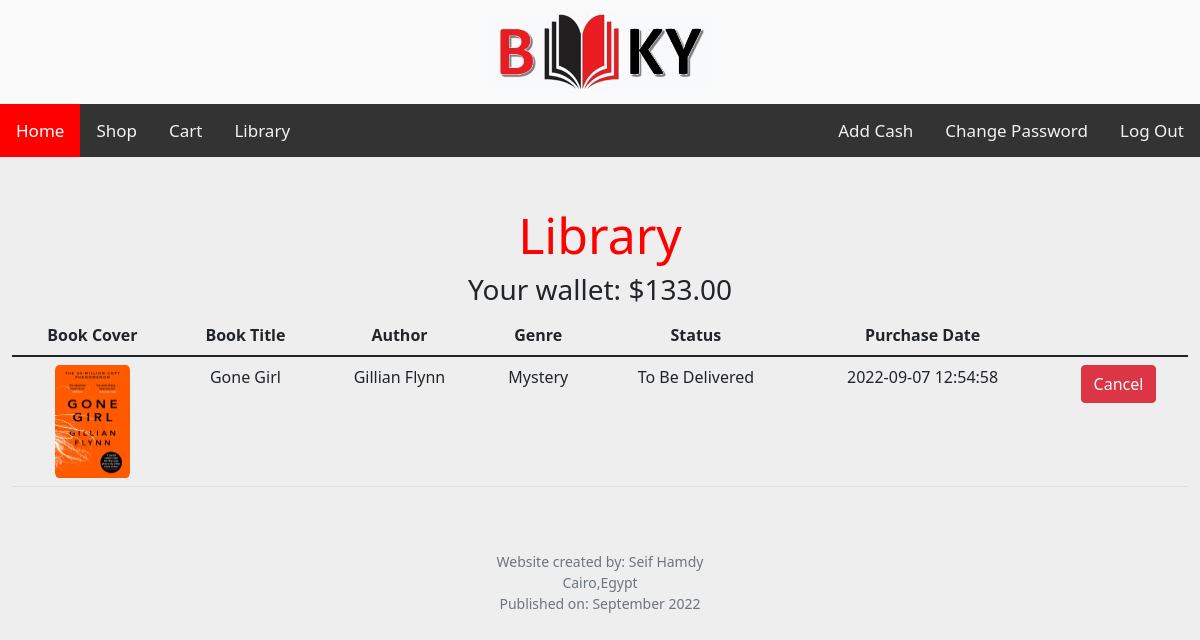
Page /library (signed in) on the committed database.
### tables this page shows
CREATE TABLE library (id INTEGER PRIMARY KEY AUTOINCREMENT NOT NULL, username TEXT NOT NULL, bookcover TEXT NOT NULL, booktitle TEXT NOT NULL, author TEXT NOT NULL, genre TEXT NOT NULL, status TEXT NOT NULL, date DATETIME NOT NULL);

### app.py (the view)
@app.route("/library", methods=["GET","POST"])
@login_required
def library():
    cash=db.execute("SELECT cash FROM users WHERE id=?",session["user_id"])[0]['cash']
    username=db.execute("SELECT username FROM users WHERE id=?", session["user_id"])[0]["username"]
    books=db.execute("SELECT * FROM library WHERE username=?",username)
    return render_template("library.html",books=books,cash=cash)

### app.py (called while the page is built)
@app.after_request
def after_request(response):
    response.headers["Cache-Control"] = "no-cache, no-store, must-revalidate"
    response.headers["Expires"] = 0
    response.headers["Pragma"] = "no-cache"
    return response

### assists.py (called while the page is built)
def usd(value):
    return f"${value:,.2f}"

def login_required(f):
    @wraps(f)
    def decorated_function(*args, **kwargs):
        if session.get("user_id") is None:
            return redirect("/login")
        return f(*args, **kwargs)
    return decorated_function

### templates/library.html (shortened to what this page needs)
{% extends "layout.html" %}
{% block main %}
<h1 class="shoptitle">Library</h1>
<h3>Your wallet: {{cash | usd }}</h3>
<table class="table table-hover">
    <thead style="text-align:center;">
      <tr>
        <th>Book Cover</th>
        <th>Book Title</th>
        <th>Author</th>
        <th>Genre</th>
        <th>Status</th>
        <th>Purchase Date</th>
        <th></th>
      </tr>
    </thead>
    <tbody style="text-align:center;">
    {%for book in books%}
      <tr>
        <td ><img src="/static/{{book.bookcover}}" id="cartbookpic"></td>
        <td>{{book.booktitle}}</td>
        <td>{{book.author}}</td>
        <td>{{book.genre}}</td>
        <td>{{book.status}}</td>
        <td>{{book.date}}</td>
        <td><form action="/cancel" method="post">
            <input type="submit" value="Cancel" class="btn btn-danger"></form></td>
        </tr>
     {%endfor%}
    </tbody>
  </table>
{% endblock %}

### static/styles.css (style rules this page uses)
body { background-color:#EEE; }
.shoptitle { text-align:center; color:red; font-size:50px; }
#cartbookpic { width:75px; height:113px; border-radius:5%; }

### rows in the picture
library: bookcover (picture), booktitle "Gone Girl", author "Gillian Flynn", genre "Mystery", status "To Be Delivered", date "2022-09-07 12:54:58"

### other values in the picture
{{ cash | usd }} "$133.00"
